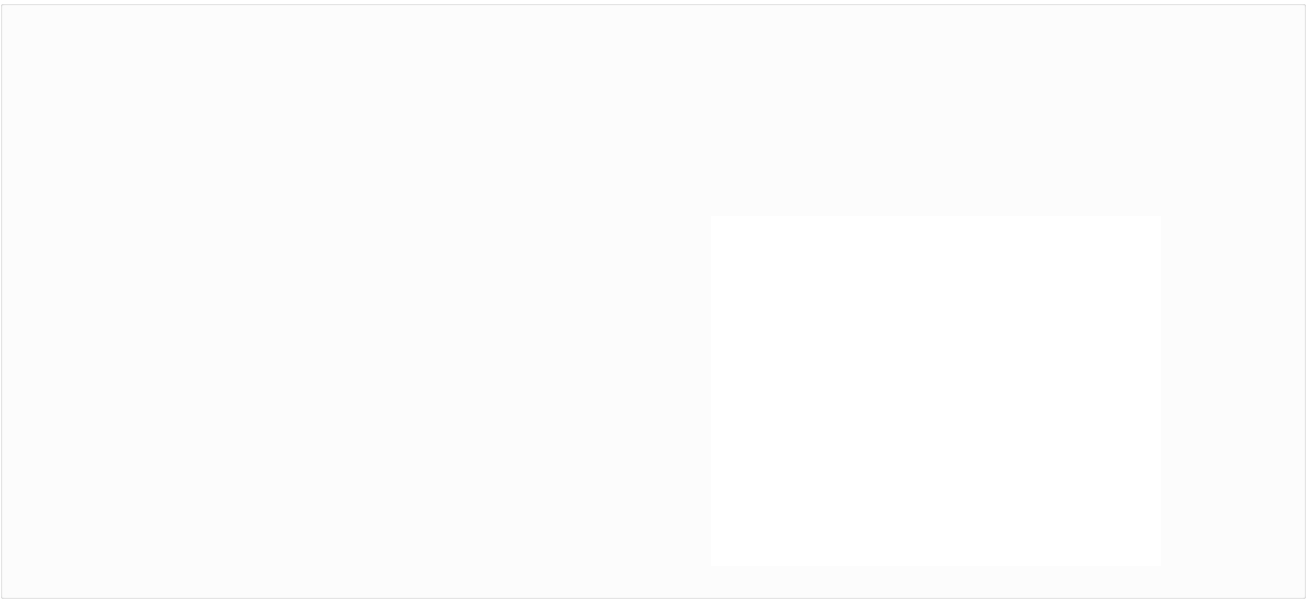
        <widget class="QWidget" name="mainpage">
         <layout class="QHBoxLayout" name="horizontalLayout_6">
          <property name="leftMargin">
           <number>0</number>
          </property>
          <property name="topMargin">
           <number>0</number>
          </property>
          <property name="rightMargin">
           <number>0</number>
          </property>
          <property name="bottomMargin">
           <number>0</number>
          </property>
          <item>
           <widget class="QGroupBox" name="groupBox_3">
            <property name="styleSheet">
             <string notr="true">QGroupBox{

	background-color: rgb(255, 255, 255);
}</string>
            </property>
            <property name="title">
             <string/>
            </property>
            <layout class="QVBoxLayout" name="verticalLayout" stretch="7,0,1">
             <property name="spacing">
              <number>0</number>
             </property>
             <property name="leftMargin">
              <number>0</number>
             </property>
             <property name="topMargin">
              <number>0</number>
             </property>
             <property name="rightMargin">
              <number>0</number>
             </property>
             <property name="bottomMargin">
              <number>0</number>
             </property>
             <item>
              <layout class="QHBoxLayout" name="horizontalLayout_3" stretch="1,2,1">
               <item>
                <spacer name="horizontalSpacer">
                 <property name="orientation">
                  <enum>Qt::Horizontal</enum>
                 </property>
                 <property name="sizeHint" stdset="0">
                  <size>
                   <width>300</width>
                   <height>20</height>
                  </size>
                 </property>
                </spacer>
               </item>
               <item>
                <widget class="QLabel" name="label">
                 <property name="sizePolicy">
                  <sizepolicy hsizetype="Expanding" vsizetype="Preferred">
                   <horstretch>0</horstretch>
                   <verstretch>0</verstretch>
                  </sizepolicy>
                 </property>
                 <property name="minimumSize">
                  <size>
                   <width>700</width>
                   <height>200</height>
                  </size>
                 </property>
                 <property name="styleSheet">
                  <string notr="true">image: url(:/image/main2.png);</string>
                 </property>
                 <property name="text">
                  <string/>
                 </property>
                </widget>
               </item>
               <item>
                <spacer name="horizontalSpacer_5">
                 <property name="orientation">
                  <enum>Qt::Horizontal</enum>
                 </property>
                 <property name="sizeHint" stdset="0">
                  <size>
                   <width>300</width>
                   <height>20</height>
                  </size>
                 </property>
                </spacer>
               </item>
              </layout>
             </item>
             <item>
              <layout class="QHBoxLayout" name="horizontalLayout_2" stretch="5,0,1">
               <property name="spacing">
                <number>0</number>
               </property>
               <item>
                <spacer name="horizontalSpacer_2">
                 <property name="orientation">
                  <enum>Qt::Horizontal</enum>
                 </property>
                 <property name="sizeHint" stdset="0">
                  <size>
                   <width>40</width>
                   <height>20</height>
                  </size>
                 </property>
                </spacer>
               </item>
               <item>
                <widget class="QScrollArea" name="scrollArea">
                 <property name="sizePolicy">
                  <sizepolicy hsizetype="Minimum" vsizetype="Minimum">
                   <horstretch>0</horstretch>
                   <verstretch>0</verstretch>
                  </sizepolicy>
                 </property>
                 <property name="minimumSize">
                  <size>
                   <width>450</width>
                   <height>350</height>
                  </size>
                 </property>
                 <property name="styleSheet">
                  <string notr="true">background-color: rgb(255, 255, 255);
border:none;
</string>
                 </property>
                 <property name="widgetResizable">
                  <bool>true</bool>
                 </property>
                 <widget class="QWidget" name="scrollAreaWidgetContents">
                  <property name="geometry">
                   <rect>
                    <x>0</x>
                    <y>0</y>
                    <width>450</width>
                    <height>350</height>
                   </rect>
                  </property>
                 </widget>
                </widget>
               </item>
               <item>
                <spacer name="horizontalSpacer_4">
                 <property name="orientation">
                  <enum>Qt::Horizontal</enum>
                 </property>
                 <property name="sizeHint" stdset="0">
                  <size>
                   <width>40</width>
                   <height>20</height>
                  </size>
                 </property>
                </spacer>
               </item>
              </layout>
             </item>
             <item>
              <spacer name="verticalSpacer">
               <property name="orientation">
                <enum>Qt::Vertical</enum>
               </property>
               <property name="sizeHint" stdset="0">
                <size>
                 <width>20</width>
                 <height>40</height>
                </size>
               </property>
              </spacer>
             </item>
            </layout>
           </widget>
          </item>
         </layout>
        </widget>
